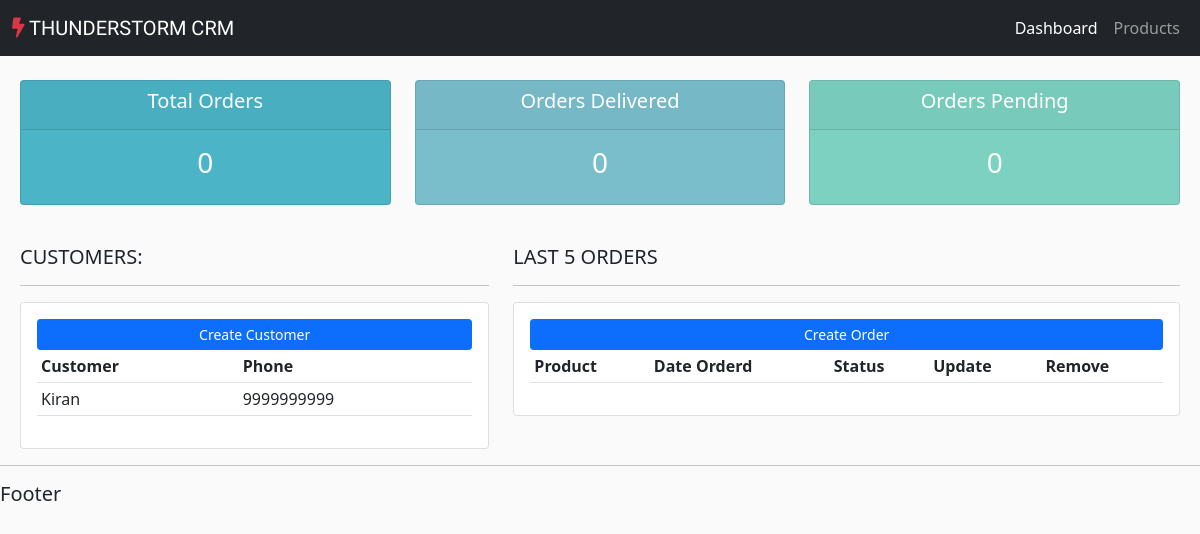
Before: / with the older database file.
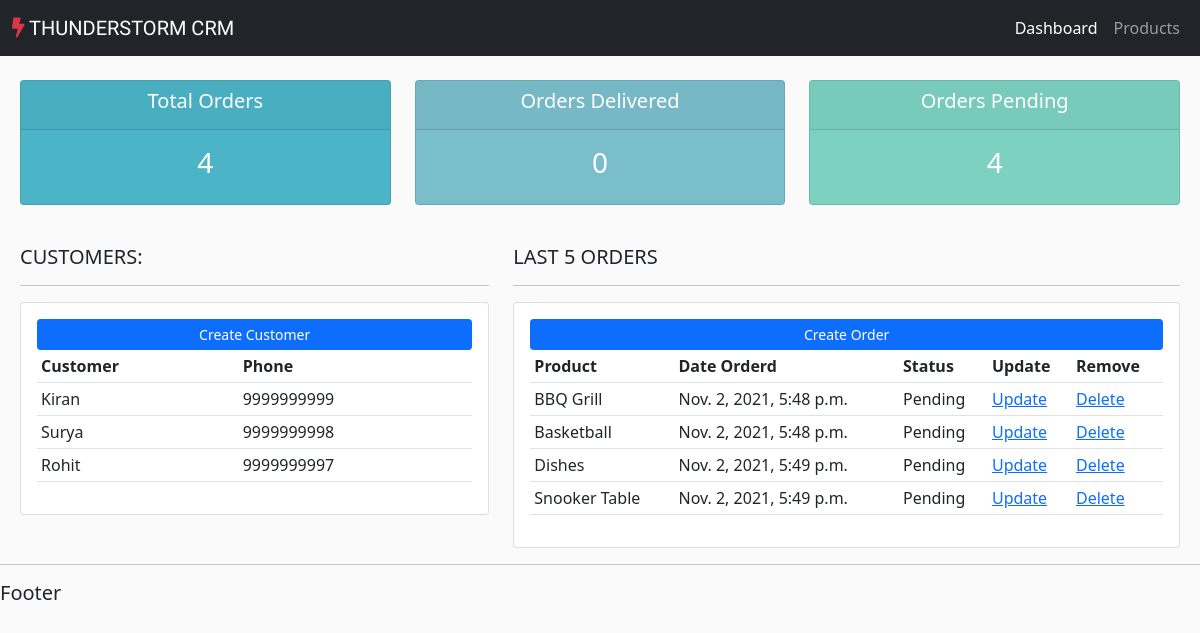
After: the same page with the newer database file.
### accounts/models.py (models this page shows, shortened)
class Customer(models.Model):
    name = models.CharField(max_length=200, null=True)
    phone = models.CharField(max_length=200, null=True)
    email = models.CharField(max_length=200, null=True)
    date_created = models.DateTimeField(auto_now_add=True, null=True)

class Order(models.Model):
    STATUS = (
        ('Pending', 'Pending'),
        ('Out for Delivery', 'Out for Delivery'),
        ('Delivered', 'Devivered'),
    )
    customer = models.ForeignKey(Customer, null=True, on_delete= models.SET_NULL)
    product = models.ForeignKey(Product, null=True, on_delete= models.SET_NULL)
    date_created = models.DateTimeField(auto_now_add=True, null=True)
    status = models.CharField(max_length=200, null=True, choices=STATUS)

class Product(models.Model):
    CATEGORY = (
        ('Indoor', 'Indoor'),
        ('Outdoor', 'Outdoor'),
    )
    name = models.CharField(max_length=200, null=True)
    price = models.FloatField(null=True)
    category = models.CharField(max_length=200, null=True,choices=CATEGORY)
    description = models.CharField(max_length=200, null=True, blank=True)
    date_created = models.DateTimeField(auto_now_add=True, null=True)
    tags = models.ManyToManyField(Tag)
    def __str__(self):
        return self.name

### accounts/views.py (the view)
# urls.py: path('',views.home),
def home(request):
    orders = Order.objects.all()
    customers =  Customer.objects.all()
    total_customers=customers.count()
    total_orders=orders.count()
    delivered=orders.filter(status='Delivered').count()
    pending=orders.filter(status='Pending').count()
    context = {'orders':orders , 'customers':customers,
    'total_customers':total_customers,'total_orders':total_orders,
    'delivered':delivered,'pending':pending,
    }
    return render(request, 'accounts/dashboard.html',context)

### accounts/templates/accounts/dashboard.html
{% extends 'accounts/main.html' %}
{% block content %}
{% include 'accounts/status.html' %}
<br>
<div class="row ms-2 me-2">
	<div class="col-md-5">
		<h5>CUSTOMERS:</h5>
		<hr>
		<div class="card card-body">
			<a class="btn btn-primary  btn-sm btn-block" href="">Create Customer</a>
			<table class="table table-sm">
				<tr>
					<th>Customer</th>
					<th>Phone</th>
				</tr>
				{% for customer in customers %}
					<tr>
						<td>{{customer.name}}</td>
						<td>{{customer.phone}}</td>
					</tr>
				{% endfor %}
			</table>
		</div>
	</div>
	<div class="col-md-7">
		<h5>LAST 5 ORDERS</h5>
		<hr>
		<div class="card card-body">
			<a class="btn btn-primary  btn-sm btn-block" href="">Create Order</a>
			<table class="table table-sm">
				<tr>
					<th>Product</th>
					<th>Date Orderd</th>
					<th>Status</th>
					<th>Update</th>
					<th>Remove</th>
				</tr>
				{% for order in orders %}
				<tr>
					<td>{{order.product}}</td>
					<td>{{order.date_created}}</td>
					<td>{{order.status}}</td>
					<td><a href="">Update</a></td>
					<td><a href="">Delete</a></td>
				</tr>
				{% endfor %}
			</table>
		</div>
	</div>
</div>
{% endblock %}

### accounts/templates/accounts/main.html (shortened to what this page needs)
{% load static %}
<!DOCTYPE html>
<html lang="en">
<head>
    <link href="https://cdn.jsdelivr.net/npm/bootstrap@5.0.2/dist/css/bootstrap.min.css" rel="stylesheet">
    <link rel="stylesheet" href="{% static '/css/main.css' %}">
    <link rel="stylesheet" href="https://cdnjs.cloudflare.com/ajax/libs/font-awesome/5.15.3/css/all.min.css">
</head>
<body>
    {% include 'accounts/navbar.html' %}
    {% block content %}
    {% endblock %}
    <hr>
    <h5>Footer</h5>
</body>
</html>

### accounts/templates/accounts/navbar.html (shortened to what this page needs)
<nav class="navbar navbar-expand-lg navbar-dark bg-dark">
    <div class="container-fluid">
      <a class="navbar-brand" href="#" id="logo"><span><i class="fas fa-bolt text-danger"></i></span> THUNDERSTORM CRM</a>
      <div class="collapse navbar-collapse" id="navbarNavAltMarkup">
        <div class="navbar-nav ms-auto">
          <a class="nav-link active" href="#">Dashboard</a>
          <a class="nav-link" href="#">Products</a>
        </div>
      </div>
    </div>
  </nav>

### accounts/templates/accounts/status.html
<br>
<div class="row ms-2 me-2">
	<div class="col">
		<div class="col-md">
			<div class="card text-center text-white  mb-3" id="total-orders">
			  	<div class="card-header">
			  		<h5 class="card-title">Total Orders</h5>
			  	</div>
			  	<div class="card-body">
			    	<h3 class="card-title">{{total_orders}}</h3>
			  	</div>
			</div>
		</div>
	</div>
	<div class="col">
		<div class="col-md">
			<div class="card text-center text-white  mb-3" id="orders-delivered">
			  	<div class="card-header">
			  		<h5 class="card-title">Orders Delivered</h5>
			  	</div>
			  	<div class="card-body">
			    	<h3 class="card-title">{{delivered}}</h3>
			  	</div>
			</div>
		</div>
	</div>
	<div class="col">
		<div class="col-md">
			<div class="card text-center text-white  mb-3" id="orders-pending">
			  	<div class="card-header">
			  		<h5 class="card-title">Orders Pending</h5>
			  	</div>
			  	<div class="card-body">
			    	<h3 class="card-title">{{pending}}</h3>
			  	</div>
			</div>
		</div>
	</div>
</div>

### static/css/main.css (style rules this page uses)
#logo { font-family: 'Zen Antique Soft', serif; }
body { background-color: #fafafa; }
#total-orders { background-color: #4cb4c7; }
#orders-delivered { background-color: #7abecc; }
#orders-pending { background-color: #7CD1C0; }

Changed rows visible on the page:
added Customer: name "Surya", phone "9999999998"
added Customer: name "Rohit", phone "9999999997"
added Order: product "BBQ Grill", date_created "Nov. 2, 2021, 5:48 p.m.", status "Pending"
added Order: product "Basketball", date_created "Nov. 2, 2021, 5:48 p.m.", status "Pending"
added Order: product "Dishes", date_created "Nov. 2, 2021, 5:49 p.m.", status "Pending"
added Order: product "Snooker Table", date_created "Nov. 2, 2021, 5:49 p.m.", status "Pending"
Other visible differences:
{{ total_orders }}: "0" → "4"
{{ pending }}: "0" → "4"
